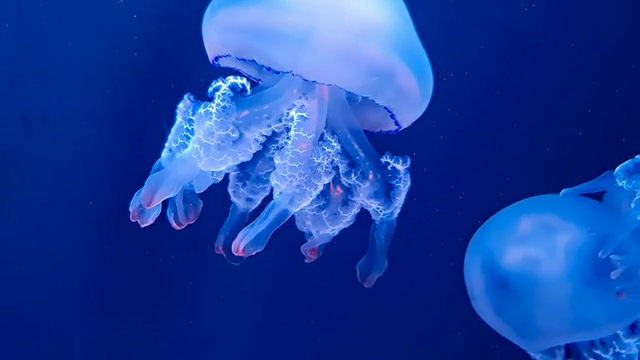
#> input picture frame 28 of Jellyfish.mp4, 640 x 360 px
$ python 8_Videoin.py
#> lines starting #> are read from the running program, lines starting #| are printed output that depends on the picture
import sys
import cv2

cap = cv2.VideoCapture('Jellyfish.mp4')

if not cap.isOpened() :
    print('동영상을 재생할 수 없음')
    sys.exit()

print('가로 사이즈 : ', int(cap.get(cv2.CAP_PROP_FRAME_WIDTH)))
print('세로 사이즈 : ', int(cap.get(cv2.CAP_PROP_FRAME_HEIGHT)))
print('프레임 갯수 : ', int(cap.get(cv2.CAP_PROP_FRAME_COUNT)))

fps = cap.get(cv2.CAP_PROP_FPS)
print('FPS : ', fps)

delay = round(1000 / fps)
print('delay : ', delay)

while True :
    ret, frame = cap.read()
#> frame is the input picture: shape (360, 640, 3); mean B, G, R 155.4, 62.2, 23.7

    if not ret :
        break

    inversed = ~frame
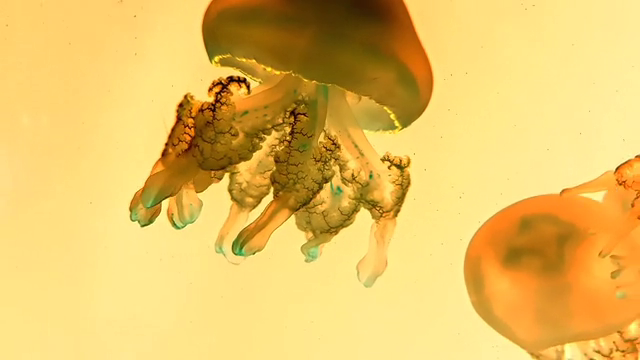
#> inversed: shape (360, 640, 3); mean B, G, R 99.6, 192.8, 231.3

    cv2.imshow('frame', frame)
    cv2.imshow('inversed', inversed)

    if cv2.waitKey(delay) == 27 :
#> (key Esc is pressed here)
        break

cap.release()
cv2.destroyAllWindows()

$ run again, starting later in the video
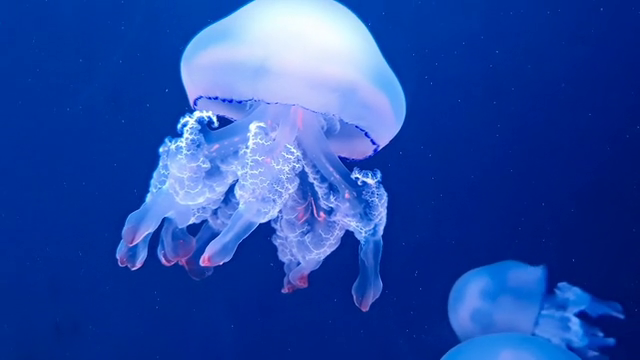
#> input picture frame 126 of Jellyfish.mp4, 640 x 360 px
#> frame is the input picture: shape (360, 640, 3); mean B, G, R 167, 73.5, 33.7
#> `inversed = ~frame`:
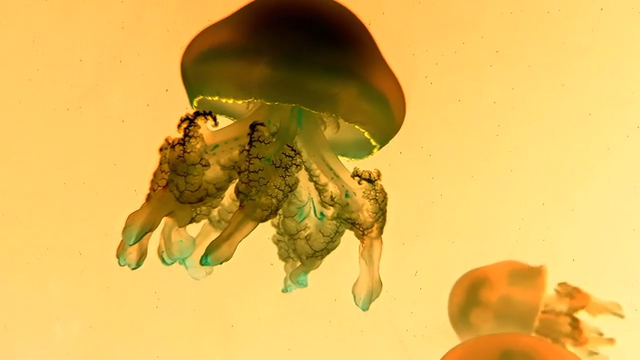
#> inversed: shape (360, 640, 3); mean B, G, R 88, 181.5, 221.3

$ run again, starting later in the video
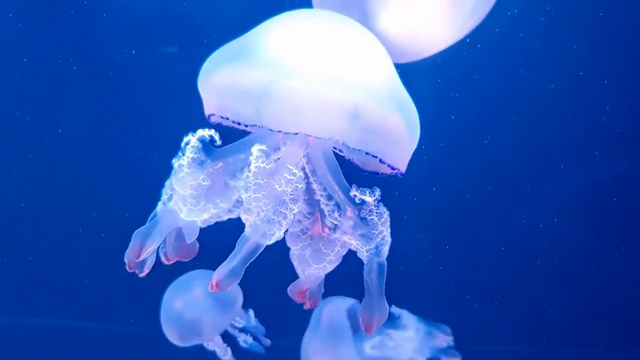
#> input picture frame 224 of Jellyfish.mp4, 640 x 360 px
#> frame is the input picture: shape (360, 640, 3); mean B, G, R 184.1, 92.9, 50.6
#> `inversed = ~frame`:
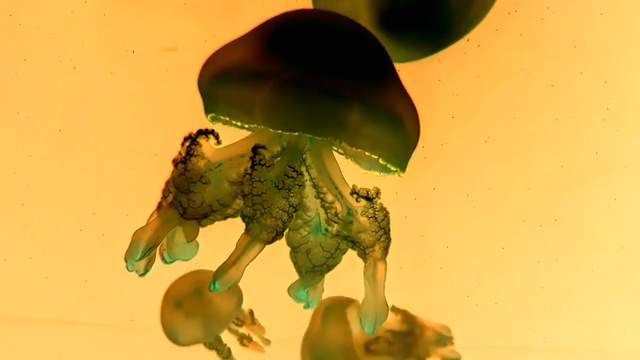
#> inversed: shape (360, 640, 3); mean B, G, R 70.9, 162.1, 204.4
